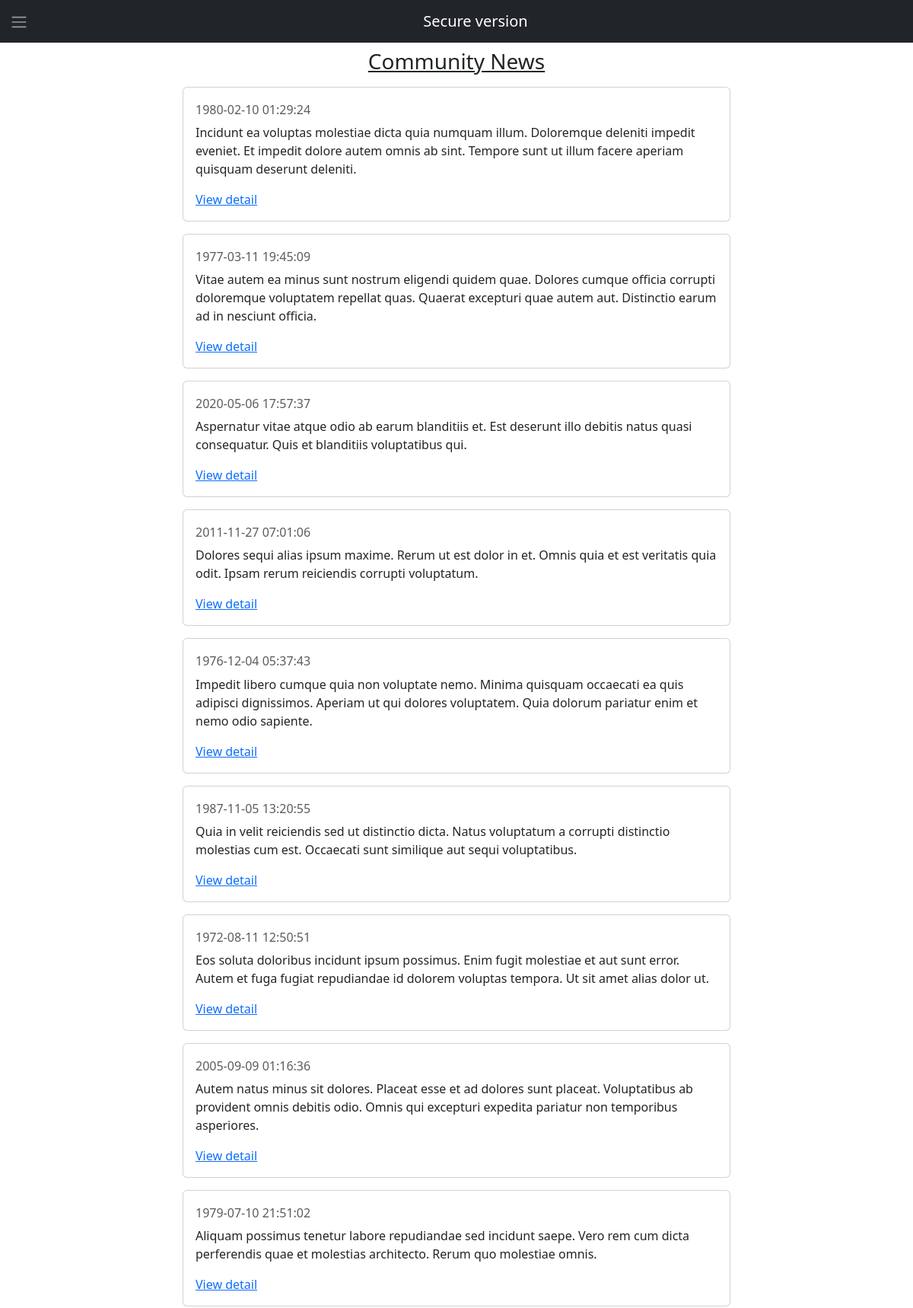
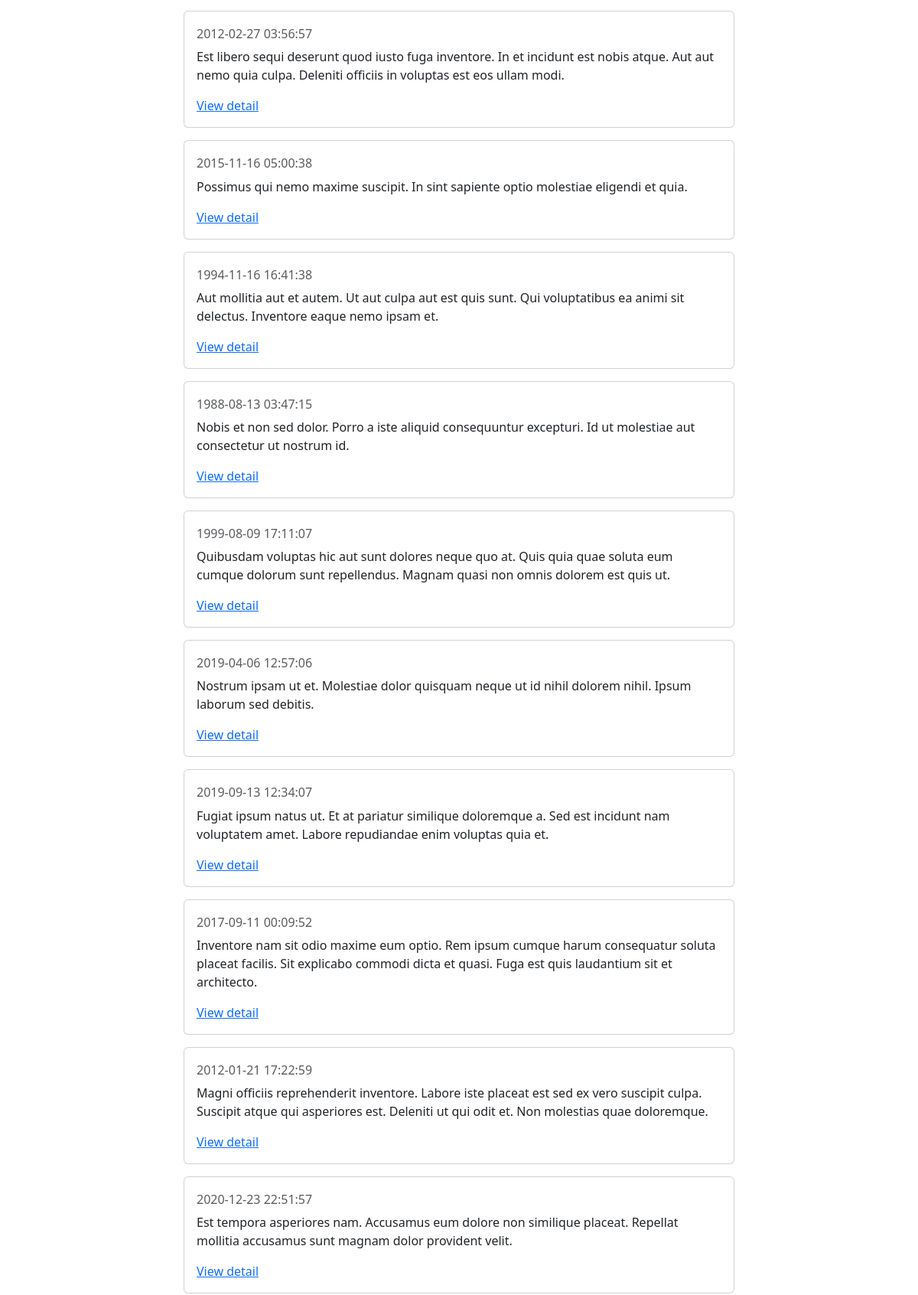
/secure_version/list.php (upper part), run on the app's committed database (2 pictures, top to bottom).
### tables this page shows
CREATE TABLE `news` (
  `id` int(9) UNSIGNED NOT NULL,
  `header` varchar(255) NOT NULL,
  `body` varchar(255) NOT NULL,
  `date` datetime NOT NULL
);

### secure_version/list.php (the view, shortened to what this page needs)
<?php
include("../layout/header.php");
$stmt = mysqli_prepare($conn,"SELECT * FROM news") ;
mysqli_stmt_execute($stmt);
$result = mysqli_stmt_get_result($stmt);
$news = mysqli_fetch_all($result, MYSQLI_ASSOC);
?>
<div class="w-100 d-flex align-items-center flex-column ">
    <h3 class="mt-3 text-decoration-underline">Community News</h3>
    <div style="overflow: auto; -ms-overflow-style: none; scrollbar-width: none;" class="d-flex flex-column align-items-center">
        <?php foreach ($news as $item) : ?>
            <div class="card m-2" style="width: 60%;">
                <div class="card-body">
                    <h6 class="card-subtitle mb-2 text-muted " ><?php echo $item['date'] ?></h6>
                    <p class="card-text"><?php echo $item['body'] ?></p>
                    <a href="detail.php?id=<?php echo $item['id'] ?>" class="card-link">View detail</a>
                </div>
            </div>
        <?php endforeach; ?>
    </div>
</div>
<?php
include("../layout/footer.php");
?>

### data on the page
news: date "1980-02-10 01:29:24", body "Incidunt ea voluptas molestiae dicta quia numquam illum. Doloremque deleniti impedit eveniet. Et impedit dolore autem omnis ab sint. Tempore sunt ut illum facere aperiam quisquam deserunt deleniti."
news: date "1977-03-11 19:45:09", body "Vitae autem ea minus sunt nostrum eligendi quidem quae. Dolores cumque officia corrupti doloremque voluptatem repellat quas. Quaerat excepturi quae autem aut. Distinctio earum ad in nesciunt officia."
news: date "2020-05-06 17:57:37", body "Aspernatur vitae atque odio ab earum blanditiis et. Est deserunt illo debitis natus quasi consequatur. Quis et blanditiis voluptatibus qui."
news: date "2011-11-27 07:01:06", body "Dolores sequi alias ipsum maxime. Rerum ut est dolor in et. Omnis quia et est veritatis quia odit. Ipsam rerum reiciendis corrupti voluptatum."
news: date "1976-12-04 05:37:43", body "Impedit libero cumque quia non voluptate nemo. Minima quisquam occaecati ea quis adipisci dignissimos. Aperiam ut qui dolores voluptatem. Quia dolorum pariatur enim et nemo odio sapiente."
news: date "1987-11-05 13:20:55", body "Quia in velit reiciendis sed ut distinctio dicta. Natus voluptatum a corrupti distinctio molestias cum est. Occaecati sunt similique aut sequi voluptatibus."
news: date "1972-08-11 12:50:51", body "Eos soluta doloribus incidunt ipsum possimus. Enim fugit molestiae et aut sunt error. Autem et fuga fugiat repudiandae id dolorem voluptas tempora. Ut sit amet alias dolor ut."
news: date "2005-09-09 01:16:36", body "Autem natus minus sit dolores. Placeat esse et ad dolores sunt placeat. Voluptatibus ab provident omnis debitis odio. Omnis qui excepturi expedita pariatur non temporibus asperiores."
news: date "1979-07-10 21:51:02", body "Aliquam possimus tenetur labore repudiandae sed incidunt saepe. Vero rem cum dicta perferendis quae et molestias architecto. Rerum quo molestiae omnis."
news: date "2012-02-27 03:56:57", body "Est libero sequi deserunt quod iusto fuga inventore. In et incidunt est nobis atque. Aut aut nemo quia culpa. Deleniti officiis in voluptas est eos ullam modi."
news: date "2015-11-16 05:00:38", body "Possimus qui nemo maxime suscipit. In sint sapiente optio molestiae eligendi et quia."
news: date "1994-11-16 16:41:38", body "Aut mollitia aut et autem. Ut aut culpa aut est quis sunt. Qui voluptatibus ea animi sit delectus. Inventore eaque nemo ipsam et."
news: date "1988-08-13 03:47:15", body "Nobis et non sed dolor. Porro a iste aliquid consequuntur excepturi. Id ut molestiae aut consectetur ut nostrum id."
news: date "1999-08-09 17:11:07", body "Quibusdam voluptas hic aut sunt dolores neque quo at. Quis quia quae soluta eum cumque dolorum sunt repellendus. Magnam quasi non omnis dolorem est quis ut."
news: date "2019-04-06 12:57:06", body "Nostrum ipsam ut et. Molestiae dolor quisquam neque ut id nihil dolorem nihil. Ipsum laborum sed debitis."
news: date "2019-09-13 12:34:07", body "Fugiat ipsum natus ut. Et at pariatur similique doloremque a. Sed est incidunt nam voluptatem amet. Labore repudiandae enim voluptas quia et."
news: date "2017-09-11 00:09:52", body "Inventore nam sit odio maxime eum optio. Rem ipsum cumque harum consequatur soluta placeat facilis. Sit explicabo commodi dicta et quasi. Fuga est quis laudantium sit et architecto."
news: date "2012-01-21 17:22:59", body "Magni officiis reprehenderit inventore. Labore iste placeat est sed ex vero suscipit culpa. Suscipit atque qui asperiores est. Deleniti ut qui odit et. Non molestias quae doloremque."
news: date "2020-12-23 22:51:57", body "Est tempora asperiores nam. Accusamus eum dolore non similique placeat. Repellat mollitia accusamus sunt magnam dolor provident velit."

### other printed values
$header "Secure version"
